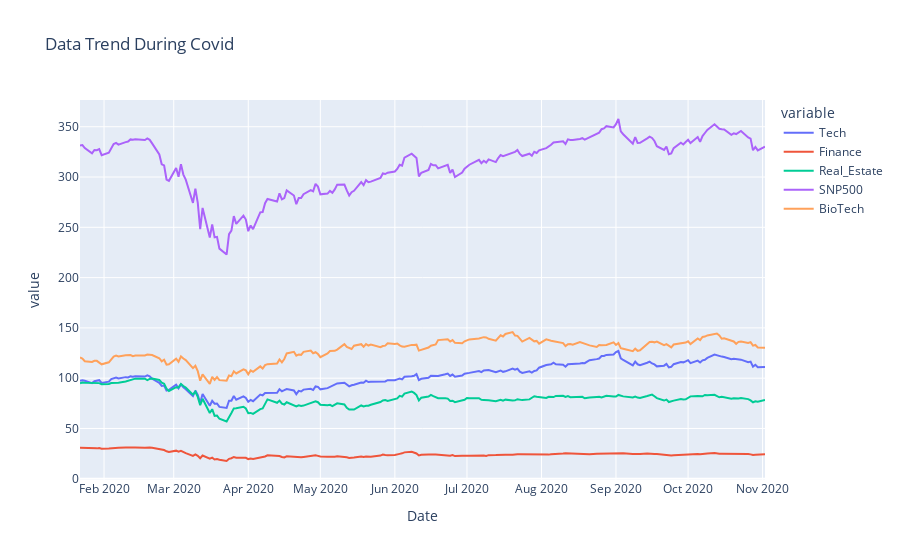

Write notebook code for a chart like this one.
### Markdown cell above
### Data Trend

### Code cell
covid_trend = px.line(during_covid_concat, title = "Data Trend During Covid")
covid_trend

### Figure 1 — Plotly figure (JSON) as saved in the notebook; plotly's stock layout.template omitted (floating-point values rounded to 4 significant figures; data arrays with more than 128 entries replaced by an {"elided": "..."} marker saying what was removed)
{"data": [{"hovertemplate": "variable=Tech<br>Date=%{x}<br>value=%{y}<extra></extra>", "legendgroup": "Tech", "line": {"color": "#636efa", "dash": "solid"}, "mode": "lines", "name": "Tech", "orientation": "v", "showlegend": true, "type": "scatter", "x": {"elided": "199 str values"}, "xaxis": "x", "y": {"elided": "199 float values"}, "yaxis": "y"}, {"hovertemplate": "variable=Finance<br>Date=%{x}<br>value=%{y}<extra></extra>", "legendgroup": "Finance", "line": {"color": "#EF553B", "dash": "solid"}, "mode": "lines", "name": "Finance", "orientation": "v", "showlegend": true, "type": "scatter", "x": {"elided": "199 str values"}, "xaxis": "x", "y": {"elided": "199 float values"}, "yaxis": "y"}, {"hovertemplate": "variable=Real_Estate<br>Date=%{x}<br>value=%{y}<extra></extra>", "legendgroup": "Real_Estate", "line": {"color": "#00cc96", "dash": "solid"}, "mode": "lines", "name": "Real_Estate", "orientation": "v", "showlegend": true, "type": "scatter", "x": {"elided": "199 str values"}, "xaxis": "x", "y": {"elided": "199 float values"}, "yaxis": "y"}, {"hovertemplate": "variable=SNP500<br>Date=%{x}<br>value=%{y}<extra></extra>", "legendgroup": "SNP500", "line": {"color": "#ab63fa", "dash": "solid"}, "mode": "lines", "name": "SNP500", "orientation": "v", "showlegend": true, "type": "scatter", "x": {"elided": "199 str values"}, "xaxis": "x", "y": {"elided": "199 float values"}, "yaxis": "y"}, {"hovertemplate": "variable=BioTech<br>Date=%{x}<br>value=%{y}<extra></extra>", "legendgroup": "BioTech", "line": {"color": "#FFA15A", "dash": "solid"}, "mode": "lines", "name": "BioTech", "orientation": "v", "showlegend": true, "type": "scatter", "x": {"elided": "199 str values"}, "xaxis": "x", "y": {"elided": "199 float values"}, "yaxis": "y"}], "layout": {"autosize": true, "legend": {"title": {"text": "variable"}, "tracegroupgap": 0}, "title": {"text": "Data Trend During Covid"}, "xaxis": {"anchor": "y", "autorange": true, "domain": [0, 1], "range": ["2020-01-22", "2020-11-02"], "title": {"text": "Date"}, "type": "date"}, "yaxis": {"anchor": "x", "autorange": true, "domain": [0, 1], "range": [-1.231, 376.6], "title": {"text": "value"}, "type": "linear"}}}
